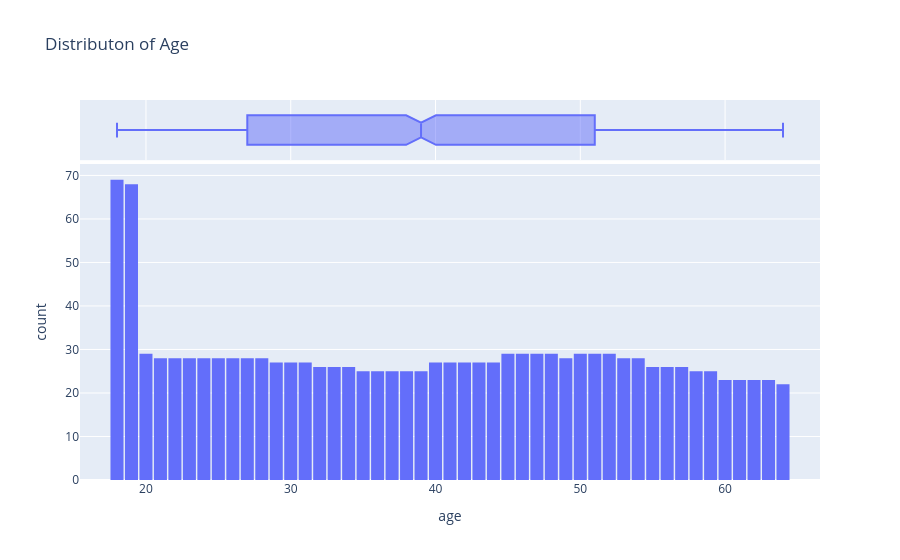

The cell this chart's notebook holds for it:
### Code cell
fig = px.histogram(medical_df,x='age',marginal='box',nbins=47,title='Distributon of Age')

# By adding marginal='box' it will gives us a box plot alog with histogram

fig.update_layout(bargap=0.1)
fig.show()

### Figure 1 — Plotly figure (JSON) as saved in the notebook; plotly's stock layout.template omitted (floating-point values rounded to 4 significant figures; data arrays with more than 128 entries replaced by an {"elided": "..."} marker saying what was removed)
{"data": [{"bingroup": "x", "hovertemplate": "age=%{x}<br>count=%{y}<extra></extra>", "legendgroup": "", "marker": {"color": "#636efa", "pattern": {"shape": ""}}, "name": "", "nbinsx": 47, "orientation": "v", "showlegend": false, "type": "histogram", "x": {"elided": "1338 int values"}, "xaxis": "x", "yaxis": "y"}, {"hovertemplate": "age=%{x}<extra></extra>", "legendgroup": "", "marker": {"color": "#636efa"}, "name": "", "notched": true, "showlegend": false, "type": "box", "x": {"elided": "1338 int values"}, "xaxis": "x2", "yaxis": "y2"}], "layout": {"bargap": 0.1, "barmode": "relative", "legend": {"tracegroupgap": 0}, "title": {"text": "Distributon of Age"}, "xaxis": {"anchor": "y", "domain": [0, 1], "title": {"text": "age"}}, "xaxis2": {"anchor": "y2", "domain": [0, 1], "matches": "x", "showgrid": true, "showticklabels": false}, "yaxis": {"anchor": "x", "domain": [0, 0.8316], "title": {"text": "count"}}, "yaxis2": {"anchor": "x2", "domain": [0.8416, 1], "matches": "y2", "showgrid": false, "showline": false, "showticklabels": false, "ticks": ""}}}
